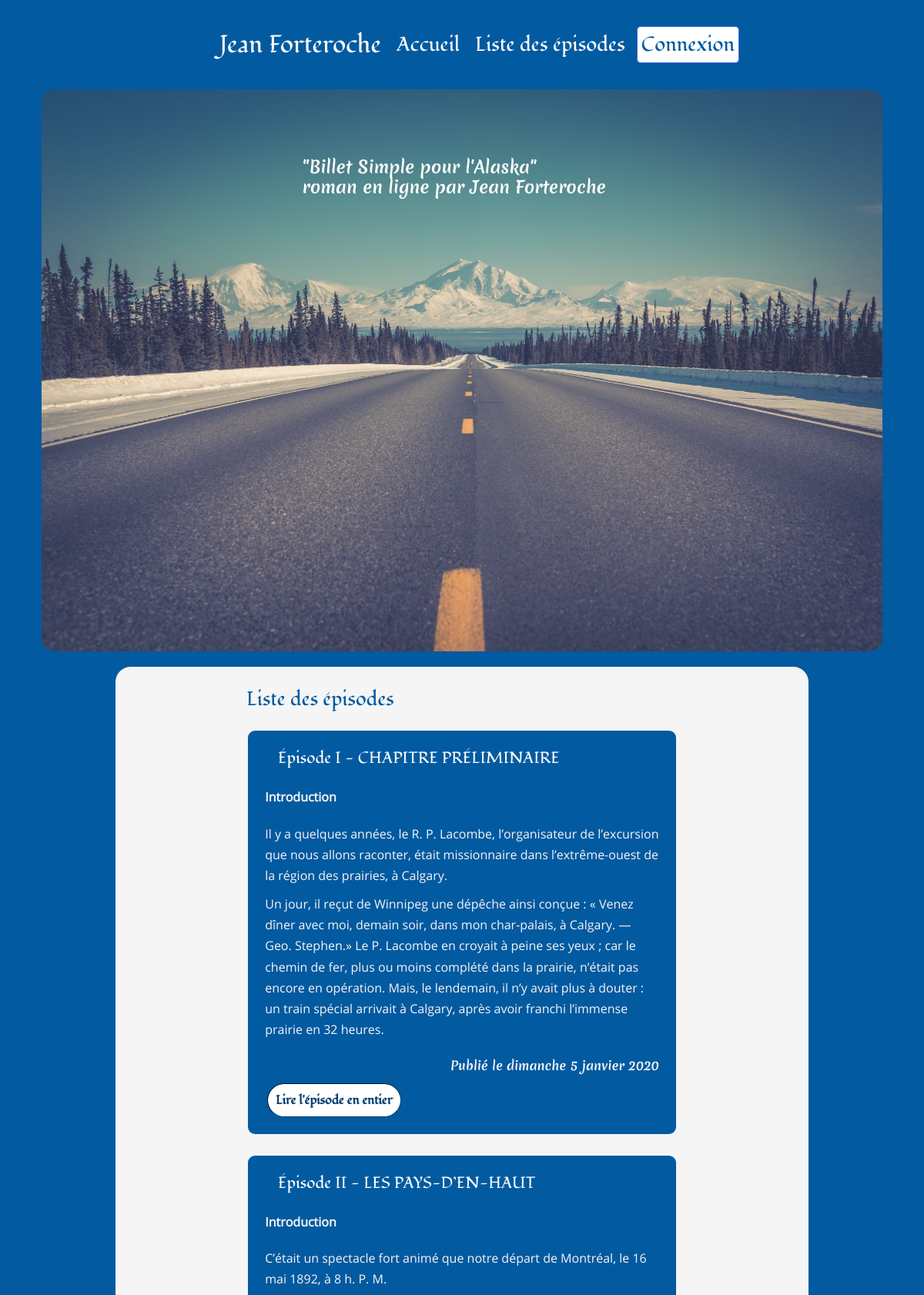
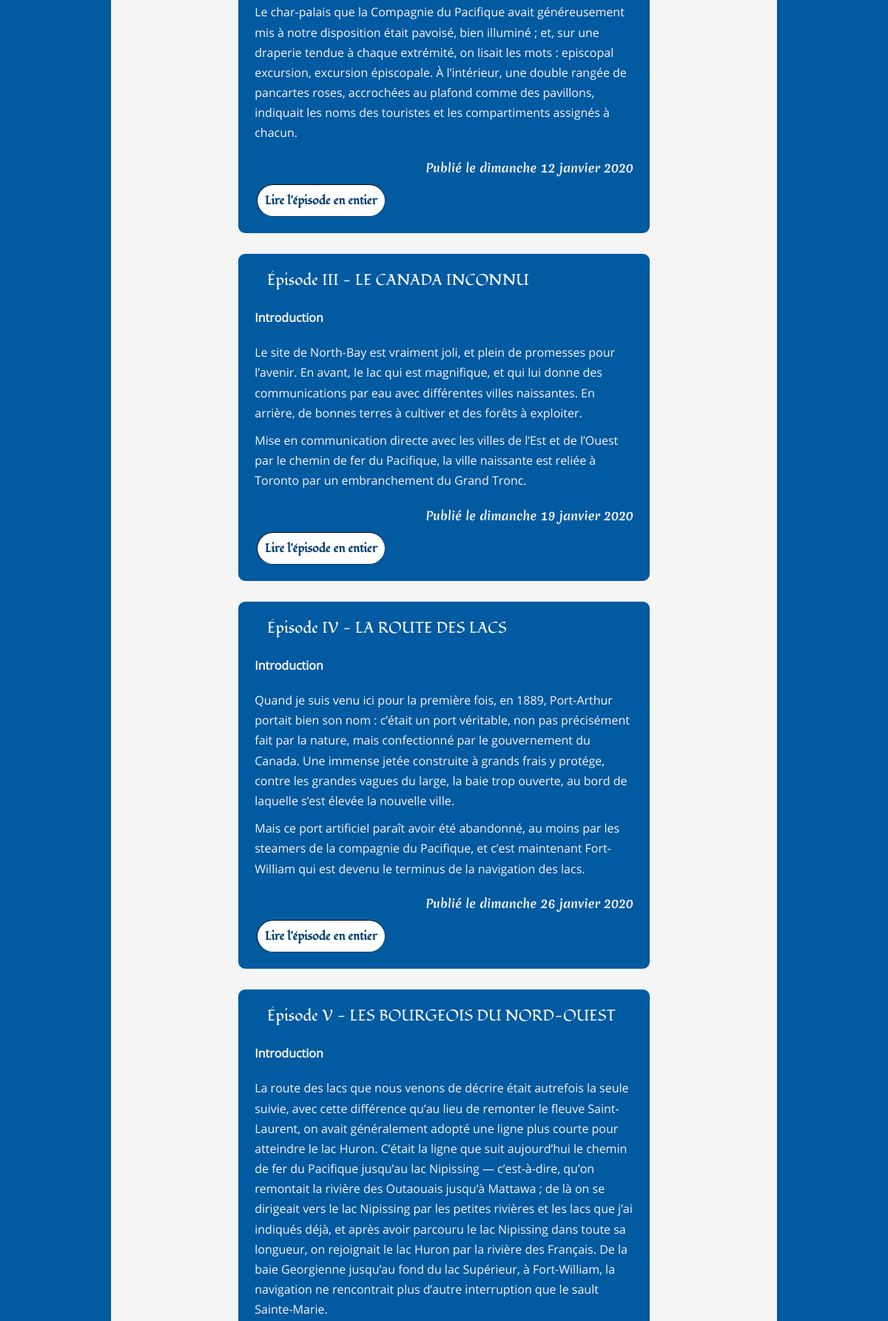
/index.php?action=listOfPosts (upper part), run on the app's committed database (2 pictures, top to bottom).
### tables this page shows
CREATE TABLE IF NOT EXISTS `posts` (
  `id` int(11) NOT NULL AUTO_INCREMENT,
  `chapter` SMALLINT(1) UNSIGNED NOT NULL,
  `title` varchar(255) NOT NULL,
  `introduction` text NOT NULL,
  `content` text NOT NULL,
  `post_date` datetime NOT NULL,
  `post_status` varchar(7) NOT NULL,
  PRIMARY KEY (`id`)
);

### src/View/View.php (called while the page is built, shortened)
<?php
class View
{
    public function render(array $data, string $origin): void
    {
        require_once "../templates/${origin}/${data['template']}.html.php";
        require_once "../templates/${origin}/layout.html.php";
    }
}

### src/Controller/Frontoffice/PostController.php (called while the page is built, shortened)
<?php
class PostController
{
    private PostManager $postManager;
    private View $view;
    public function __construct(PostManager $postManager, CommentManager $commentManager, View $view, Session $session)
    {
        $this->postManager = $postManager;
        $this->view = $view;
    }
    public function displayListOfPosts(int $currentPage, Session $session): void
    {
        $nbPostsPerPage = 5;
        $nbTotalPosts = $this->postManager->getNbPosts();
        $nbTotalPages = ceil($nbTotalPosts / $nbPostsPerPage);
        $previousPage = $currentPage<=1 ? null : ($currentPage-1);
        $nextPage = $currentPage>=$nbTotalPages ? null : ($currentPage+1);
        $dataAllPostsPagination = $this->postManager->getListPostsPagination($currentPage, $nbPostsPerPage);
        $this->view->render(['template' => 'listofposts', 'allpostspagination' => $dataAllPostsPagination, 'previouspage' => $previousPage, 'nextpage'=> $nextPage, 'sessionmessage' => $session->getSessionMessage('message'), 'sessionerreur' => $session->getSessionMessage('erreur')], 'frontoffice');
    }
}

### public/index.php (called while the page is built, shortened)
<?php
$router = new Router();
$router->run();

### src/Model/PostManager.php (called while the page is built, shortened)
<?php
class PostManager
{
    private $database;
    public function __construct(Database $database)
    {
        $this->database = $database->getPdo();
    }
    public function getListPostsPagination(int $currentPage, int $nbPostsPerPage): ?array
    {
        $firstPostPage=($currentPage-1)*$nbPostsPerPage;
        $request = $this->database->prepare('SET lc_time_names = \'fr_FR\';');
        $request->execute();
        $request = $this->database->prepare('SELECT id, chapter, title, introduction, CONCAT_WS(\' \', \'le\', DAYNAME(post_date), DAY(post_date), MONTHNAME(post_date), YEAR(post_date)) AS post_date_fr, post_status FROM posts WHERE post_status=\'publish\' ORDER BY chapter, post_date ASC LIMIT :firstPostPage, :nbPostsPerPage');
        $request->bindValue(':firstPostPage', $firstPostPage, \PDO::PARAM_INT);
        $request->bindValue(':nbPostsPerPage', $nbPostsPerPage, \PDO::PARAM_INT);
        $request->execute();
        $result = $request->fetchAll();
        return !$result ? null : $result;
    }
}

### src/Service/Database.php (called while the page is built, shortened)
<?php
class Database
{
    private $database;
    public function __construct()
    {
        $this->database = new \PDO('mysql:host=localhost;dbname=openclassrooms_project4;port=3306;charset=utf8mb4', 'root', 'vFaGsjLk8WpkQtxYJ8XZXAf690shjBzW', [
            \PDO::ATTR_ERRMODE => \PDO::ERRMODE_EXCEPTION,
            \PDO::ATTR_DEFAULT_FETCH_MODE => \PDO::FETCH_ASSOC
        ]);
    }
    public function getPdo(): \PDO
    {
        return $this->database;
    }
}

### templates/frontoffice/listofposts.html.php (the view, shortened to what this page needs)
<?php if ($data['allpostspagination'] === null): ?>
    <section>
        <p class="pError"> Erreur : l'affichage de la liste des épisodes n'est pas possible </p>
    </section>
<?php elseif ($data['allpostspagination'] !== null): ?>
    <section>
        <h2>Liste des épisodes</h2>
        <?php foreach($data['allpostspagination'] as $post): ?>
                <article>
                    <h3>Épisode <?=$post['title']?></h3>
                    <p class="pTitleIntroductionToTheEpisode">Introduction</p>
                    <p class="pIntroductionToTheEpisode"><?=$post['introduction']?></p>
                    <p class="pCreatedAt">Publié <?=$post['post_date_fr']?> </p>
                    <a href="index.php?action=detailOfPost&amp;id=<?=$post['id']?>" class="linkReadTheEntireEpisode">Lire l'épisode en entier</a>
                </article>
        <?php endforeach; ?>
    </section>
<?php endif; ?>

### public/css/style.css (style rules this page uses)
html { font-size: 100%; font-family: 'merienda_oneregular', Arial, sans-serif, serif; font-weight: 400; color: #FFF; box-sizing: border-box; }
*, *::before, *::after { box-sizing: inherit; }
html, body { margin:0; padding:0; }
body { font-size: 1rem; background-color: #025AA0; display: flex; flex-direction: column; align-items: center; }
a { color: white; text-decoration: none; }
section h2 { font-family: 'fondamentoregular', Arial, sans-serif, serif; }
article { display: flex; flex-direction: column; margin-top: 20px; color: whitesmoke; border: 3px solid rgb(242, 243, 248); border-radius: 20px; background-color: #025AA0; }
article:last-child { margin-bottom: 20px; }
article h3, article h4, article h5 { color: #FFF; padding-left: 7%; font-family: 'fondamentoregular', Arial, sans-serif, serif; }
p { line-height: 1.7; padding: 0 4%; margin-top: 0; margin-bottom: 10px; font-family: 'open_sansregular'; }
.pTitleIntroductionToTheEpisode, .pComment { font-weight: 600; }
.pIntroductionToTheEpisode { font-family: 'ralewayregular','open_sansregular', sans-serif; }
.pCreatedAt { font-family: 'merienda_oneregular', Arial, sans-serif, serif; text-align: end; }
.linkToTheRestOfThePost, .linkReadTheEntireEpisode, .inputTypeSubmitPublishComment, .linkToTheReportOfThePostComment, .inputTypeSubmitValidateLogin, .inputTypeSubmitRenewPassword , .inputTypeSubmitChangePassword, .inputTypeSubmitSaveDraft, .inputTypeSubmitPreview, .inputTypeSubmitPublish, .homeTab, .myProfileTab, .episodeListTab, .createAnEpisodeTab, .commentsTab, .logoutTab { width: 4rem; text-align: center; transition: border 1.3s ease, background-color 1.3s ease, color 0.7s ease; background-color: #FFF; color: #013E70; border: 0.1em inset #013E70; border-radius: 2em; padding: 5px; font-weight: 600; font-family: 'fondamentoregular', Arial, sans-serif, serif; margin-left: 4.5%; margin-bottom: 4%; align-self: flex-start; }
.linkReadTheEntireEpisode { width: 7rem; }
article, section h2, article h3, footer { margin: 1.5rem 0rem; }
.sectionPostComment, .pCreatedAt, .sectionH4TitleComments { margin-bottom: 3.5rem; }
h1, h2, h3, h4, h5, h6 { margin-top: 0; margin-bottom: .5rem; }
.h1, .h2, .h3, .h4, .h5, .h6, h1, h2, h3, h4, h5, h6 { margin-bottom: .5rem; font-weight: 500; line-height: 1.2; }
.h2, h2 { font-size: 2rem; }
.h3, h3 { font-size: 1.75rem; }
@media all and (min-width: 240px) and (min-resolution: 1dppx) { body { font-size: 0.6rem; } }
@media all and (min-width: 240px) and (min-resolution: 1dppx) { .h2, h2 { font-size: 1.6rem; } }
@media all and (min-width: 240px) and (min-resolution: 1dppx) { .h3, h3 { font-size: 1.3rem; } }
@media all and (min-width: 240px) and (min-resolution: 1dppx) { article { border: 0.2em solid rgb(242, 243, 248); border-radius: 0.375em; margin-bottom: 0.5em; } }
@media all and (min-width: 240px) and (min-resolution: 1dppx) { .sectionPostComment, .pCreatedAt, .sectionH4TitleComments { margin-bottom: .5rem; } }
@media all and (min-width: 600px) and (min-resolution: 1dppx) { p { width: 556px; } }
@media all and (min-width: 700px) { body { font-size: 1rem; } }
@media all and (min-width: 700px) { article, .sectionPostComment { border: 0.15em solid rgb(242, 243, 248); border-radius: 0.7em; } }
@media all and (min-width: 700px) { .linkToTheRestOfThePost, .linkReadTheEntireEpisode, .inputTypeSubmitPublishComment, .linkToTheReportOfThePostComment, .inputTypeSubmitValidateLogin, .inputTypeSubmitRenewPassword, .inputTypeSubmitChangePassword, .inputTypeSubmitSaveDraft, .inputTypeSubmitPreview, .inputTypeSubmitPublish, .homeTab, .myProfileTab, .episodeListTab, .createAnEpisodeTab, .commentsTab, .logoutTab, .linkPreviousPage, .linkNextPage, .linkPreviousPost, .linkNextPost { padding: 7px; width: auto; } }
@media all and (min-width: 1024px) and (min-resolution: 1dppx) { .linkToTheRestOfThePost, .linkReadTheEntireEpisode, .inputTypeSubmitPublishComment, .linkToTheReportOfThePostComment, .inputTypeSubmitValidateLogin, .inputTypeSubmitRenewPassword, .inputTypeSubmitChangePassword, .inputTypeSubmitSaveDraft, .inputTypeSubmitPreview, .inputTypeSubmitPublish, .homeTab, .myProfileTab, .episodeListTab, .createAnEpisodeTab, .commentsTab, .logoutTab, .linkPreviousPage, .linkNextPage { padding: 10px; } }
@media all and (min-width: 1024px) and (min-resolution: 1dppx) { section h2, .sectionH4TitleComments,.pControlPanelPage, .pError { color: #025AA0; } }

### data on the page
posts: title "I - CHAPITRE PRÉLIMINAIRE", introduction "Il y a quelques années, le R. P. Lacombe, l’organisateur de l’excursion que nous allons raconter, était missionnaire dans l’extrême-ouest de la région des prairies, à Calgary. Un jour, il reçut de Winnipeg une dépêche ainsi conçue : « Venez dîner avec moi, demain soir, dans mon char-palais, à Calgary. — Geo. Stephen.» Le P. Lacombe en croyait à peine ses yeux ; car le chemin de fer, plus ou moins complété dans la prairie, n’était pas encore en opération. Mais, le lendemain, il n’y avait plus à douter : un train spécial arrivait à Calgary, après avoir franchi l’immense prairie en 32 heures.", post_date_fr "le dimanche 5 janvier 2020"
posts: title "II - LES PAYS-D’EN-HAUT", introduction "C’était un spectacle fort animé que notre départ de Montréal, le 16 mai 1892, à 8 h. P. M. Le char-palais que la Compagnie du Pacifique avait généreusement mis à notre disposition était pavoisé, bien illuminé ; et, sur une draperie tendue à chaque extrémité, on lisait les mots : episcopal excursion, excursion épiscopale. À l’intérieur, une double rangée de pancartes roses, accrochées au plafond comme des pavillons, indiquait les noms des touristes et les compartiments assignés à chacun.", post_date_fr "le dimanche 12 janvier 2020"
posts: title "III - LE CANADA INCONNU", introduction "Le site de North-Bay est vraiment joli, et plein de promesses pour l’avenir. En avant, le lac qui est magnifique, et qui lui donne des communications par eau avec différentes villes naissantes. En arrière, de bonnes terres à cultiver et des forêts à exploiter. Mise en communication directe avec les villes de l’Est et de l’Ouest par le chemin de fer du Pacifique, la ville naissante est reliée à Toronto par un embranchement du Grand Tronc.", post_date_fr "le dimanche 19 janvier 2020"
posts: title "IV - LA ROUTE DES LACS", introduction "Quand je suis venu ici pour la première fois, en 1889, Port-Arthur portait bien son nom : c’était un port véritable, non pas précisément fait par la nature, mais confectionné par le gouvernement du Canada. Une immense jetée construite à grands frais y protége, contre les grandes vagues du large, la baie trop ouverte, au bord de laquelle s’est élevée la nouvelle ville. Mais ce port artificiel paraît avoir été abandonné, au moins par les steamers de la compagnie du Pacifique, et c’est maintenant Fort-William qui est devenu le terminus de la navigation des lacs.", post_date_fr "le dimanche 26 janvier 2020"
posts: title "V - LES BOURGEOIS DU NORD-OUEST", introduction "La route des lacs que nous venons de décrire était autrefois la seule suivie, avec cette différence qu’au lieu de remonter le fleuve Saint-Laurent, on avait généralement adopté une ligne plus courte pour atteindre le lac Huron. C’était la ligne que suit aujourd’hui le chemin de fer du Pacifique jusqu’au lac Nipissing — c’est-à-dire, qu’on remontait la rivière des Outaouais jusqu’à Mattawa ; de là on se dirigeait vers le lac Nipissing par les petites rivières et les lacs que j’ai indiqués déjà, et après avoir parcouru le lac Nipissing dans toute sa longueur, on rejoignait le lac Huron par la rivière des Français. De la baie Georgienne jusqu’au fond du lac Supérieur, à Fort-William, la…"
